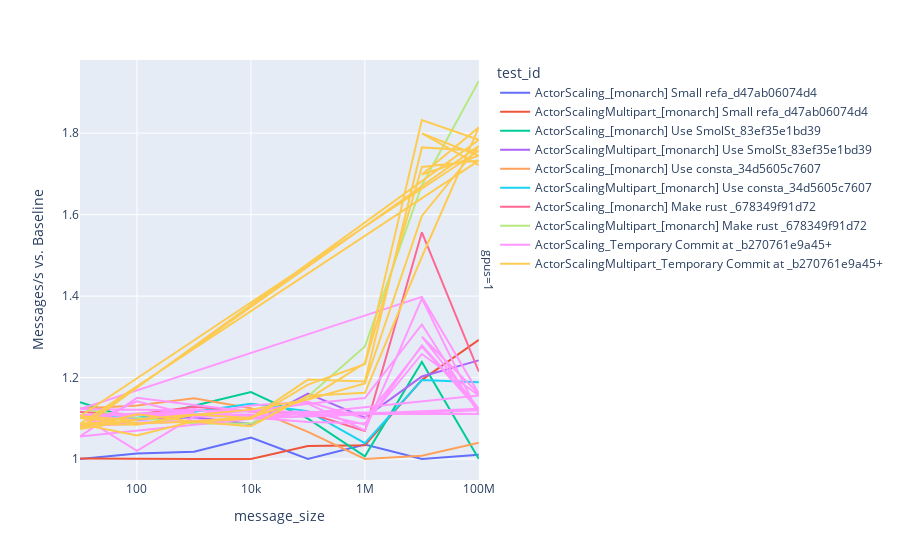

The code cell stored with this chart in its notebook:
### Code cell
px.line(
    mps_ratio,
    x="message_size",
    y="mps_norm",
    facet_row="gpus",
    color="test_id",
    labels={"mps_norm": "Messages/s vs. Baseline"},
    log_x=True,
)

### Figure 1 — Plotly figure (JSON) as saved in the notebook; plotly's stock layout.template omitted (floating-point values rounded to 4 significant figures)
{"data": [{"hovertemplate": "test_id=ActorScaling_[monarch] Small refa_d47ab06074d4<br>gpus=1<br>message_size=%{x}<br>Messages/s vs. Baseline=%{y}<extra></extra>", "legendgroup": "ActorScaling_[monarch] Small refa_d47ab06074d4", "line": {"color": "#636efa", "dash": "solid"}, "marker": {"symbol": "circle"}, "mode": "lines", "name": "ActorScaling_[monarch] Small refa_d47ab06074d4", "orientation": "v", "showlegend": true, "type": "scatter", "x": [10, 100, 1000, 10000, 100000, 1000000, 10000000, 100000000], "xaxis": "x", "y": [1, 1.014, 1.018, 1.052, 1, 1.036, 1, 1.011], "yaxis": "y"}, {"hovertemplate": "test_id=ActorScalingMultipart_[monarch] Small refa_d47ab06074d4<br>gpus=1<br>message_size=%{x}<br>Messages/s vs. Baseline=%{y}<extra></extra>", "legendgroup": "ActorScalingMultipart_[monarch] Small refa_d47ab06074d4", "line": {"color": "#EF553B", "dash": "solid"}, "marker": {"symbol": "circle"}, "mode": "lines", "name": "ActorScalingMultipart_[monarch] Small refa_d47ab06074d4", "orientation": "v", "showlegend": true, "type": "scatter", "x": [10, 100, 1000, 10000, 100000, 1000000, 10000000, 100000000], "xaxis": "x", "y": [1.001, 1, 1, 1, 1.032, 1.034, 1.194, 1.293], "yaxis": "y"}, {"hovertemplate": "test_id=ActorScaling_[monarch] Use SmolSt_83ef35e1bd39<br>gpus=1<br>message_size=%{x}<br>Messages/s vs. Baseline=%{y}<extra></extra>", "legendgroup": "ActorScaling_[monarch] Use SmolSt_83ef35e1bd39", "line": {"color": "#00cc96", "dash": "solid"}, "marker": {"symbol": "circle"}, "mode": "lines", "name": "ActorScaling_[monarch] Use SmolSt_83ef35e1bd39", "orientation": "v", "showlegend": true, "type": "scatter", "x": [10, 100, 1000, 10000, 100000, 1000000, 10000000, 100000000], "xaxis": "x", "y": [1.139, 1.095, 1.131, 1.164, 1.099, 1.007, 1.238, 1], "yaxis": "y"}, {"hovertemplate": "test_id=ActorScalingMultipart_[monarch] Use SmolSt_83ef35e1bd39<br>gpus=1<br>message_size=%{x}<br>Messages/s vs. Baseline=%{y}<extra></extra>", "legendgroup": "ActorScalingMultipart_[monarch] Use SmolSt_83ef35e1bd39", "line": {"color": "#ab63fa", "dash": "solid"}, "marker": {"symbol": "circle"}, "mode": "lines", "name": "ActorScalingMultipart_[monarch] Use SmolSt_83ef35e1bd39", "orientation": "v", "showlegend": true, "type": "scatter", "x": [10, 100, 1000, 10000, 100000, 1000000, 10000000, 100000000], "xaxis": "x", "y": [1.108, 1.096, 1.103, 1.086, 1.161, 1.102, 1.203, 1.242], "yaxis": "y"}, {"hovertemplate": "test_id=ActorScaling_[monarch] Use consta_34d5605c7607<br>gpus=1<br>message_size=%{x}<br>Messages/s vs. Baseline=%{y}<extra></extra>", "legendgroup": "ActorScaling_[monarch] Use consta_34d5605c7607", "line": {"color": "#FFA15A", "dash": "solid"}, "marker": {"symbol": "circle"}, "mode": "lines", "name": "ActorScaling_[monarch] Use consta_34d5605c7607", "orientation": "v", "showlegend": true, "type": "scatter", "x": [10, 100, 1000, 10000, 100000, 1000000, 10000000, 100000000], "xaxis": "x", "y": [1.124, 1.132, 1.149, 1.125, 1.067, 1, 1.008, 1.04], "yaxis": "y"}, {"hovertemplate": "test_id=ActorScalingMultipart_[monarch] Use consta_34d5605c7607<br>gpus=1<br>message_size=%{x}<br>Messages/s vs. Baseline=%{y}<extra></extra>", "legendgroup": "ActorScalingMultipart_[monarch] Use consta_34d5605c7607", "line": {"color": "#19d3f3", "dash": "solid"}, "marker": {"symbol": "circle"}, "mode": "lines", "name": "ActorScalingMultipart_[monarch] Use consta_34d5605c7607", "orientation": "v", "showlegend": true, "type": "scatter", "x": [10, 100, 1000, 10000, 100000, 1000000, 10000000, 100000000], "xaxis": "x", "y": [1.104, 1.101, 1.116, 1.135, 1.118, 1.039, 1.194, 1.188], "yaxis": "y"}, {"hovertemplate": "test_id=ActorScaling_[monarch] Make rust _678349f91d72<br>gpus=1<br>message_size=%{x}<br>Messages/s vs. Baseline=%{y}<extra></extra>", "legendgroup": "ActorScaling_[monarch] Make rust _678349f91d72", "line": {"color": "#FF6692", "dash": "solid"}, "marker": {"symbol": "circle"}, "mode": "lines", "name": "ActorScaling_[monarch] Make rust _678349f91d72", "orientation": "v", "showlegend": true, "type": "scatter", "x": [10, 100, 1000, 10000, 100000, 1000000, 10000000, 100000000], "xaxis": "x", "y": [1.115, 1.109, 1.129, 1.117, 1.113, 1.069, 1.556, 1.214], "yaxis": "y"}, {"hovertemplate": "test_id=ActorScalingMultipart_[monarch] Make rust _678349f91d72<br>gpus=1<br>message_size=%{x}<br>Messages/s vs. Baseline=%{y}<extra></extra>", "legendgroup": "ActorScalingMultipart_[monarch] Make rust _678349f91d72", "line": {"color": "#B6E880", "dash": "solid"}, "marker": {"symbol": "circle"}, "mode": "lines", "name": "ActorScalingMultipart_[monarch] Make rust _678349f91d72", "orientation": "v", "showlegend": true, "type": "scatter", "x": [10, 100, 1000, 10000, 100000, 1000000, 10000000, 100000000], "xaxis": "x", "y": [1.124, 1.102, 1.087, 1.087, 1.154, 1.276, 1.672, 1.928], "yaxis": "y"}, {"hovertemplate": "test_id=ActorScaling_Temporary Commit at _b270761e9a45+<br>gpus=1<br>message_size=%{x}<br>Messages/s vs. Baseline=%{y}<extra></extra>", "legendgroup": "ActorScaling_Temporary Commit at _b270761e9a45+", "line": {"color": "#FF97FF", "dash": "solid"}, "marker": {"symbol": "circle"}, "mode": "lines", "name": "ActorScaling_Temporary Commit at _b270761e9a45+", "orientation": "v", "showlegend": true, "type": "scatter", "x": [10, 100, 1000, 10000, 100000, 1000000, 10000000, 100000000, 10, 100, 1000, 10000, 100000, 1000000, 10000000, 100000000, 10, 100, 1000, 10000, 100000, 1000000, 10000000, 100000000, 10, 100, 1000, 10, 100, 1000, 10000, 100000, 1000000, 10000000, 100000000, 10, 100, 1000, 10000, 100000, 1000000, 10000000, 100000000, 10, 10000000, 100000000, 10000000, 100000000], "xaxis": "x", "y": [1.078, 1.141, 1.107, 1.132, 1.14, 1.099, 1.276, 1.12, 1.084, 1.108, 1.123, 1.102, 1.091, 1.088, 1.258, 1.156, 1.055, 1.15, 1.132, 1.117, 1.135, 1.15, 1.33, 1.111, 1.108, 1.097, 1.116, 1.107, 1.02, 1.104, 1.104, 1.117, 1.085, 1.279, 1.123, 1.081, 1.112, 1.11, 1.118, 1.136, 1.07, 1.394, 1.11, 1.123, 1.398, 1.16, 1.3, 1.123], "yaxis": "y"}, {"hovertemplate": "test_id=ActorScalingMultipart_Temporary Commit at _b270761e9a45+<br>gpus=1<br>message_size=%{x}<br>Messages/s vs. Baseline=%{y}<extra></extra>", "legendgroup": "ActorScalingMultipart_Temporary Commit at _b270761e9a45+", "line": {"color": "#FECB52", "dash": "solid"}, "marker": {"symbol": "circle"}, "mode": "lines", "name": "ActorScalingMultipart_Temporary Commit at _b270761e9a45+", "orientation": "v", "showlegend": true, "type": "scatter", "x": [10, 100, 1000, 10000, 100000, 1000000, 10000000, 100000000, 10, 100, 1000, 10000, 100000, 1000000, 10000000, 100000000, 10, 100, 1000, 10000, 100000, 1000000, 10000000, 100000000, 10, 100, 10, 100, 1000, 10000, 100000, 1000000, 10000000, 100000000, 10, 100, 1000, 10000, 100000, 1000000, 10000000, 100000000, 10000000, 100000000, 10000000, 100000000], "xaxis": "x", "y": [1.1, 1.088, 1.092, 1.099, 1.183, 1.232, 1.717, 1.733, 1.086, 1.058, 1.093, 1.102, 1.147, 1.235, 1.832, 1.784, 1.074, 1.097, 1.109, 1.101, 1.195, 1.191, 1.765, 1.757, 1.105, 1.095, 1.087, 1.084, 1.108, 1.121, 1.146, 1.185, 1.597, 1.769, 1.077, 1.11, 1.092, 1.08, 1.155, 1.163, 1.497, 1.814, 1.698, 1.744, 1.8, 1.722], "yaxis": "y"}], "layout": {"annotations": [{"font": {}, "showarrow": false, "text": "gpus=1", "textangle": 90, "x": 0.98, "xanchor": "left", "xref": "paper", "y": 0.5, "yanchor": "middle", "yref": "paper"}], "legend": {"title": {"text": "test_id"}, "tracegroupgap": 0}, "margin": {"t": 60}, "xaxis": {"anchor": "y", "domain": [0, 0.98], "title": {"text": "message_size"}, "type": "log"}, "yaxis": {"anchor": "x", "domain": [0, 1], "title": {"text": "Messages/s vs. Baseline"}}}}
